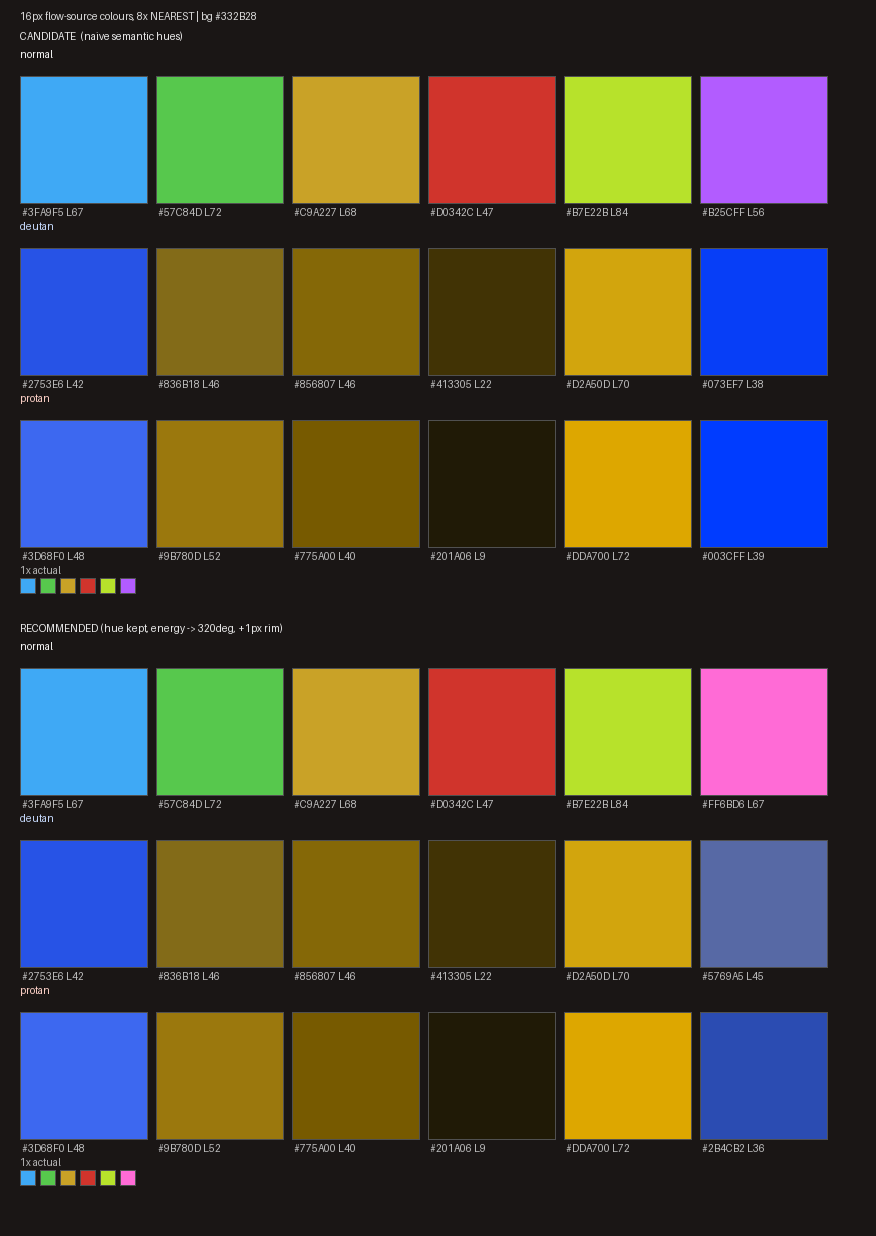

This chart was generated by the following Python code:
#!/usr/bin/env python3
# -*- coding: utf-8 -*-
"""
channels.md 的数值依据（信息设计研究；不碰 src/ 与 assets/）。

四件事：
1. WCAG 2.x 相对亮度 / 对比度（背景 #332B28 与 #1B1715）。
2. 二色觉模拟：Machado et al. 2009（severity=1.0）的线性 RGB 矩阵，
   deutan / protan 各一套；输出模拟后 sRGB、CIE L*、成对 ΔE76。
3. 候选（朴素语义色）与推荐（保留色相、加 1px 常量轮廓）两套调色板的分组/塌缩检测。
4. 生成 contrast.png：16px 色块 8x NEAREST 放大，原始 / deutan / protan 三行对照。

公式
----
WCAG 相对亮度:  L = 0.2126 R' + 0.7152 G' + 0.0722 B'   (R' 为 sRGB 线性化)
对比度:         CR = (L_hi + 0.05) / (L_lo + 0.05)
二色觉:         [R'G'B']_sim = clip(M_kind · [R'G'B']_lineal)，再 gamma 编码
                M_deutan / M_protan 取自 Machado, Oliveira & Fernandes (2009) 附表，severity=1.0。

运行：
  C:\\Users\\Administrator\\.dsh\\dsh-runtimes\\dsh-primary-runtime\\dependencies\\python\\python.exe ^
    docs\\flow-visual\\research\\contrast.py
输出：stdout 表格（供 channels.md 引用）+ 同目录 contrast.png
"""

import math
import os
import sys

from PIL import Image, ImageDraw, ImageFont

HERE = os.path.dirname(os.path.abspath(__file__))
PNG = os.path.join(HERE, "contrast.png")

BG = {"#332B28": (0x33, 0x2B, 0x28), "#1B1715": (0x1B, 0x17, 0x15)}

# ---------------------------------------------------------------- 颜色基础
def hx(s):
    s = s.lstrip("#")
    return tuple(int(s[i:i + 2], 16) for i in (0, 2, 4))


def to_hex(rgb):
    return "#%02X%02X%02X" % tuple(max(0, min(255, int(round(c)))) for c in rgb)


def s2l(c):
    c = c / 255.0
    return c / 12.92 if c <= 0.04045 else ((c + 0.055) / 1.055) ** 2.4


def l2s(c):
    c = max(0.0, min(1.0, c))
    return 12.92 * c if c <= 0.0031308 else 1.055 * (c ** (1 / 2.4)) - 0.055


def lin(rgb):
    return tuple(s2l(c) for c in rgb)


def rel_lum(rgb):
    r, g, b = lin(rgb)
    return 0.2126 * r + 0.7152 * g + 0.0722 * b


def contrast(a, b):
    la, lb = rel_lum(a), rel_lum(b)
    hi, lo = max(la, lb), min(la, lb)
    return (hi + 0.05) / (lo + 0.05)


# CIE Lab (D65)
_WP = (0.95047, 1.0, 1.08883)


def _f(t):
    return t ** (1 / 3) if t > (6 / 29) ** 3 else t / (3 * (6 / 29) ** 2) + 4 / 29


def lab(rgb):
    r, g, b = lin(rgb)
    x = (0.4124564 * r + 0.3575761 * g + 0.1804375 * b) / _WP[0]
    y = (0.2126729 * r + 0.7151522 * g + 0.0721750 * b) / _WP[1]
    z = (0.0193339 * r + 0.1191920 * g + 0.9503041 * b) / _WP[2]
    fx, fy, fz = _f(x), _f(y), _f(z)
    return (116 * fy - 16, 500 * (fx - fy), 200 * (fy - fz))


def de76(a, b):
    la, lb = lab(a), lab(b)
    return math.sqrt(sum((x - y) ** 2 for x, y in zip(la, lb)))


# Machado et al. 2009（severity 1.0），作用在**线性** RGB 上，再 clip、再 gamma 编码
MACHADO = {
    "deutan": ((0.367322, 0.860646, -0.227968),
               (0.280085, 0.672501, 0.047413),
               (-0.011820, 0.042940, 0.968881)),
    "protan": ((0.152286, 1.052583, -0.204868),
               (0.114503, 0.786281, 0.099216),
               (-0.003882, -0.048116, 1.051998)),
}


def sim_lin(rgb, kind):
    m = MACHADO[kind]
    r, g, b = lin(rgb)
    out = [m[i][0] * r + m[i][1] * g + m[i][2] * b for i in range(3)]
    return tuple(max(0.0, min(1.0, c)) for c in out)


def sim_rgb(rgb, kind):
    return tuple(int(round(c * 255)) for c in sim_lin(rgb, kind))


# ---------------------------------------------------------------- 两套调色板
# 朴素语义色（第一版候选）：饱和、直觉，但没有亮度规划
CAND = [
    ("水", "#3FA9F5"), ("毒", "#57C84D"), ("油", "#C9A227"),
    ("血", "#D0342C"), ("酸", "#B7E22B"), ("能量", "#B25CFF"),
]

# 推荐色：色相语义不动，只改两处
#   能量 288° → 320°（品红，deutan 下退成蓝灰，与水的蓝拉开 52.7 ΔE）
#   全部主体加 1px 常量暖白轮廓 #E8E0D8（不随任何数据变化，只保可见性）
RECO = [
    ("水", "#3FA9F5"), ("毒", "#57C84D"), ("油", "#C9A227"),
    ("血", "#D0342C"), ("酸", "#B7E22B"), ("能量", "#FF6BD6"),
]
OUTLINE = "#E8E0D8"


def table(pal):
    print("| 成分 | hex | L* | 对比 #332B28 | 对比 #1B1715 | deutan hex | L*_d | protan hex | L*_p |")
    print("|---|---|---|---|---|---|---|---|---|")
    for name, h in pal:
        c = hx(h)
        d, p = sim_rgb(c, "deutan"), sim_rgb(c, "protan")
        print("| %s | `%s` | %.1f | %.2f:1 | %.2f:1 | `%s` | %.1f | `%s` | %.1f |" % (
            name, to_hex(c), lab(c)[0], contrast(c, BG["#332B28"]), contrast(c, BG["#1B1715"]),
            to_hex(d), lab(d)[0], to_hex(p), lab(p)[0]))


def groups(pal, thr=12.0):
    """并查集：两种模拟里只要有一个塌缩（ΔE<thr）就归同组。"""
    n = len(pal)
    parent = list(range(n))

    def find(i):
        while parent[i] != i:
            parent[i] = parent[parent[i]]
            i = parent[i]
        return i

    for i in range(n):
        for j in range(i + 1, n):
            d = min(de76(sim_rgb(hx(pal[i][1]), "deutan"), sim_rgb(hx(pal[j][1]), "deutan")),
                    de76(sim_rgb(hx(pal[i][1]), "protan"), sim_rgb(hx(pal[j][1]), "protan")))
            if d < thr:
                ri, rj = find(i), find(j)
                if ri != rj:
                    parent[ri] = rj
    return len({find(i) for i in range(n)})


def matrix(pal, kind):
    names = [n for n, _ in pal]
    print("\n%s ΔE76 矩阵\n" % kind)
    print("| | " + " | ".join(names) + " |")
    print("|---|" + "---|" * len(names))
    for i, ni in enumerate(names):
        row = []
        for j, nj in enumerate(names):
            if i == j:
                row.append("—")
            else:
                a = hx(pal[i][1]) if kind == "normal" else sim_rgb(hx(pal[i][1]), kind)
                b = hx(pal[j][1]) if kind == "normal" else sim_rgb(hx(pal[j][1]), kind)
                row.append("%.1f" % de76(a, b))
        print("| %s | %s |" % (ni, " | ".join(row)))


def collapse(pal, thr=25.0):
    rows = []
    for i in range(len(pal)):
        for j in range(i + 1, len(pal)):
            ci, cj = hx(pal[i][1]), hx(pal[j][1])
            dd = de76(sim_rgb(ci, "deutan"), sim_rgb(cj, "deutan"))
            dp = de76(sim_rgb(ci, "protan"), sim_rgb(cj, "protan"))
            dl_d = abs(lab(sim_rgb(ci, "deutan"))[0] - lab(sim_rgb(cj, "deutan"))[0])
            dl_p = abs(lab(sim_rgb(ci, "protan"))[0] - lab(sim_rgb(cj, "protan"))[0])
            if min(dd, dp) < thr:
                rows.append((pal[i][0], pal[j][0], dd, dp, dl_d, dl_p))
    return rows


# ---------------------------------------------------------------- 亮度排序
def lum_report(pal, title):
    print("\n%s 亮度排序（Y=WCAG 相对亮度 0..1；L*=CIE 明度）" % title)
    for kind in ("normal", "deutan", "protan"):
        rows = []
        for name, h in pal:
            rgb = hx(h) if kind == "normal" else sim_rgb(hx(h), kind)
            rows.append((rel_lum(rgb), lab(rgb)[0], name, to_hex(rgb)))
        rows.sort(reverse=True)
        print("  %-6s " % kind + " > ".join("%s %.3f/L%.0f(%s)" % (r[2], r[0], r[1], r[3]) for r in rows))
        low = []
        for i in range(len(rows)):
            for j in range(i + 1, len(rows)):
                dy = abs(rows[i][0] - rows[j][0])
                if dy < 0.05:
                    low.append("%s-%s ΔY=%.3f" % (rows[i][2], rows[j][2], dy))
        print("         ΔY<0.05 的对: " + ("；".join(low) if low else "无"))


# ---------------------------------------------------------------- PNG
def draw_panel(d, x0, y0, title, pal, scale=8, gap=8):
    font = ImageFont.load_default()
    d.text((x0, y0), title, fill=(235, 235, 235), font=font)
    rows = [("normal", "normal", (250, 250, 250)),
            ("deutan", "deutan", (200, 220, 255)),
            ("protan", "protan", (255, 210, 200))]
    yy = y0 + 18
    for label, kind, col in rows:
        d.text((x0, yy), label, fill=col, font=font)
        yy += 14
        for i, (name, h) in enumerate(pal):
            rgb = hx(h) if kind == "normal" else sim_rgb(hx(h), kind)
            x = x0 + i * (16 * scale + gap)
            d.rectangle([x, yy + 14, x + 16 * scale - 1, yy + 14 + 16 * scale - 1],
                        fill=rgb, outline=(80, 80, 80))
            d.text((x + 2, yy + 14 + 16 * scale + 2),
                   "%s L%.0f" % (to_hex(rgb), lab(rgb)[0]), fill=(190, 190, 190), font=font)
        yy += 14 + 16 * scale + 16
    # 1x 真实像素行（brief §6：图必须同时给 1x 与 4x+）
    d.text((x0, yy), "1x actual", fill=(180, 180, 180), font=font)
    yy += 14
    for i, (name, h) in enumerate(pal):
        x = x0 + i * (16 + 4)
        d.rectangle([x, yy, x + 15, yy + 15], fill=hx(h), outline=(80, 80, 80))
    return yy + 16 + 12


def make_png(cand, reco):
    scale, gap = 8, 8
    w = 40 + 6 * (16 * scale + gap) + 20
    h = 40 + 2 * (18 + 3 * (28 + 16 * scale + 16) + 44) + 40
    img = Image.new("RGB", (w, h), (26, 22, 21))
    d = ImageDraw.Draw(img)
    d.text((20, 10), "16px flow-source colours, 8x NEAREST | bg #332B28",
           fill=(220, 220, 220), font=ImageFont.load_default())
    y = draw_panel(d, 20, 30, "CANDIDATE  (naive semantic hues)", cand, scale, gap)
    draw_panel(d, 20, y + 16, "RECOMMENDED (hue kept, energy -> 320deg, +1px rim)", reco, scale, gap)
    img.save(PNG)
    print("\nwrote %s (%dx%d)" % (PNG, w, h))


# ---------------------------------------------------------------- main
def main():
    print("== A. 朴素候选 6 色 ==")
    table(CAND)
    print("\nCVD 分组数（阈值 ΔE76）: " +
          "  ".join("<%d:%d" % (t, groups(CAND, t)) for t in (12, 20, 25, 30)))
    matrix(CAND, "deutan")
    matrix(CAND, "protan")
    print("\n候选塌缩对（阈值 ΔE<25；ΔL* 为模拟后亮度差）:")
    for r in collapse(CAND):
        print("  %s-%s  ΔE_d=%.1f ΔE_p=%.1f  ΔL*_d=%.1f ΔL*_p=%.1f" % r)

    print("\n== B. 推荐 6 色 ==")
    table(RECO)
    print("\nCVD 分组数（阈值 ΔE76）: " +
          "  ".join("<%d:%d" % (t, groups(RECO, t)) for t in (12, 20, 25, 30)))
    matrix(RECO, "normal")
    matrix(RECO, "deutan")
    matrix(RECO, "protan")
    print("\n推荐色塌缩对（阈值 ΔE<25）:")
    rows = collapse(RECO)
    if not rows:
        print("  无")
    for r in rows:
        print("  %s-%s  ΔE_d=%.1f ΔE_p=%.1f  ΔL*_d=%.1f ΔL*_p=%.1f" % r)

    print("\n== C. 常量轮廓（不承载数据）==")
    o = hx(OUTLINE)
    print("轮廓 %s: L*=%.1f, vs #332B28 %.2f:1, protan 模拟 %s L*=%.1f, 对比 %.2f:1" % (
        OUTLINE, lab(o)[0], contrast(o, BG["#332B28"]), to_hex(sim_rgb(o, "protan")),
        lab(sim_rgb(o, "protan"))[0], contrast(sim_rgb(o, "protan"), BG["#332B28"])))
    print("血色 %s 与轮廓 ΔL*=%.1f（轮廓是常量，不编码）" % (
        dict(RECO)["血"], lab(o)[0] - lab(hx(dict(RECO)["血"]))[0]))

    print("\n== D. 亮度排序与 ΔY<0.05 对 ==")
    lum_report(CAND, "候选")
    lum_report(RECO, "推荐")

    make_png(CAND, RECO)


if __name__ == "__main__":
    try:
        sys.stdout.reconfigure(encoding="utf-8")
    except Exception:
        pass
    main()
